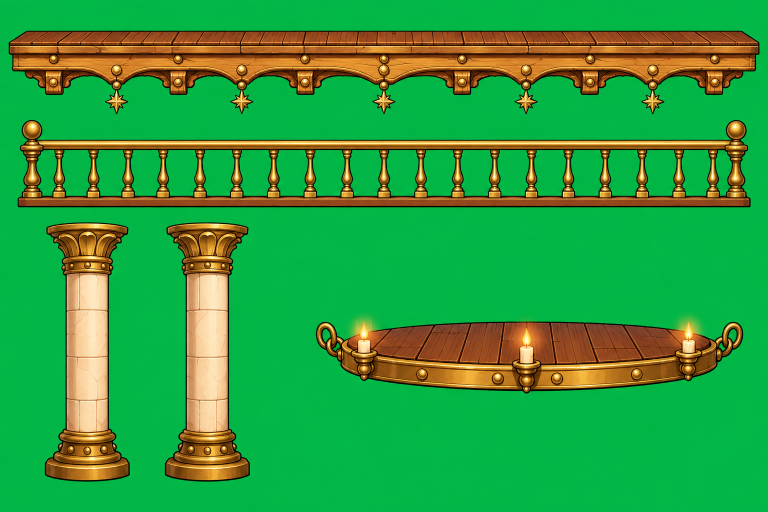
#> input picture art/academia/v2/raw/arquitectura.png, 1536 x 1024 px (shown at 1/2 size)
$ python cortar.py
#> lines starting #> are read from the running program, lines starting #| are printed output that depends on the picture; after the words box and inside, x2 and y2 are one past the last pixel; in counts of white or black regions, pixels touching at a corner belong together
### art/rig/mascotas/video_a_sprites.py
"""Pet animation from video: the pet's poses as frame-by-frame sprites.

The cutout rig looked stiff on a pet, so pets are animated frame by frame from short videos in the
game's style made with Grok (art/incoming/animaciones/). Cycles (walk, run) come from a clip that
pins the same base image as first and last frame, so the motion loops by construction; the pet
moves in place on a flat chroma green with a locked camera (prompts: art/rig/mascotas/*.txt).
Older clips on a flat cream background with a ground strip still work (sit, scratch).

All poses share one scale and one ground line. Frames of the same action from the same clip keep
their position in the clip, so the body's rise and fall and its surge in a gallop stay in.

Usage: video_a_sprites.py <out_dir> <action>=<video.mp4>@<frames> [...]
       frames are 1-based: "12-23", "1,5,9", every other one "74-102:2", or a mix
       writes <out_dir>/<action>-<i>.png and sprites.json ({actions, size, ground})
"""
import json
import subprocess
import sys
import tempfile
from pathlib import Path

import numpy as np
from PIL import Image
from scipy import ndimage

GROUND_MARGIN = 3  # px above a ground strip, so the soft contact shadow stays out


# [17 lines left out: functions parse_frames, ground_line, not called in this run]


def keyed(rgb, bg):
    """How far each pixel is into a saturated (chroma) background: 0 is pet, 1 is background.
    None when the background is pale: then its colour also appears inside the pet."""
    c = int(np.argmax(bg))
    others = [i for i in range(3) if i != c]
    margin = bg[c] - bg[others].max()
    if margin < 80:
        return None
    own = rgb[..., c].astype(float) - rgb[..., others].max(-1)
    return np.clip(own / margin, 0, 1)


def largest(mask, keep=0.0):
    """The biggest shape, plus any other at least `keep` times its size (props set down apart
    from the character, like a ladybug on the ground)."""
    labels, n = ndimage.label(mask)
    if n == 0:
        return mask
    sizes = ndimage.sum(mask, labels, range(1, n + 1))
    if keep:
        return np.isin(labels, 1 + np.nonzero(sizes >= keep * sizes.max())[0])
    return labels == 1 + int(np.argmax(sizes))  # captions and markers are small and apart


def cut_chroma(rgb, bg, key):
    """On chroma green nothing of the pet is green: every green pixel goes, holes between the legs
    included, and the outline's antialiasing is unblended from the green."""
    # Clips on green carry no captions, so loose props are kept.
    pet = largest(ndimage.binary_fill_holes(ndimage.binary_closing(key < 0.5, iterations=2)), keep=0.0015)
    pet = ndimage.binary_dilation(pet, iterations=2)
    # No colour of the pet has more green than red or blue, so any green lead is background: the
    # small gaps between the legs come out a darker green than the rest and still go. Twice the
    # sensitivity puts a shaded gap near alpha 0 while the outline's antialiasing keeps its ramp.
    alpha = np.where(pet, 1 - np.clip(key * 2, 0, 1), 0)
    alpha[alpha < 0.08] = 0
    # Unblending only holds on the rim, where outline meets green; inside, video noise would turn
    # it into specks of cyan. There the pet keeps its colour with the green spill taken out.
    solid = pet & (key < 0.1)
    rim = (alpha > 0) & ~solid
    a = np.maximum(alpha, 1e-3)[..., None]
    unblended = np.clip((rgb.astype(float) - (1 - a) * bg) / a, 0, 255)
    colour = rgb.astype(float)
    colour[..., 1] = np.minimum(colour[..., 1], colour[..., [0, 2]].max(-1))
    colour = np.where(rim[..., None], unblended, colour)
    alpha = np.where(rim | ~solid, alpha, 1.0)
    return np.dstack([colour, alpha * 255]).astype(np.uint8), solid


# [94 lines left out: functions cut_paper, cut_pet, body_centre, main, not called in this run]


# [2 lines that do not run on import are left out]

### art/academia/v2/cortar.py
"""Cut the lobby v2 art (art/academia/v2/raw) out of its chroma green into transparent pieces.

Usage: cortar.py   (writes v2/piezas/*.png and v2/piezas/piezas.json with each piece's size)
"""
import json
import sys
from pathlib import Path

import numpy as np
from PIL import Image
from scipy import ndimage

sys.path.insert(0, str(Path(__file__).resolve().parents[2] / 'rig' / 'mascotas'))
from video_a_sprites import cut_chroma, keyed  # noqa: E402

HERE = Path(__file__).resolve().parent
RAW, OUT = HERE / 'raw', HERE / 'piezas'

# (piece, source, crop box in source pixels or None for the whole image)
CUTS = [
    ('galeria', 'arquitectura.png', (0, 40, 1536, 236)),
    ('baranda', 'arquitectura.png', (0, 236, 1536, 425)),
    ('columna', 'arquitectura.png', (60, 430, 290, 975)),
    ('colgante', 'arquitectura.png', (600, 620, 1536, 810)),
    ('suelo', 'suelo.png', (0, 200, 2172, 560)),
    ('escalera', 'escalera.png', None),
    ('cofre', 'cofre.png', None),
    ('cofre_abierto', 'cofre-abierto.png', None),
    ('banco_ancho', 'banco-ancho.png', None),  # 2026-10-07: the first bank looked cramped
    ('banco_mueble', 'banco-mueble.png', None),  # then a stone block pasted on the hall: furniture instead
]
# Inventory icons: a 4 x 2 grid on one sheet, keyed by the catalogue's and the chests' item ids.
# Menu kit (ui-marcos.png) and HUD icons (ui-iconos.png): boxes in source pixels.
UI = {
    'ui_marco': (40, 47, 920, 668), 'ui_cinta': (923, 43, 1656, 280), 'ui_pergamino': (952, 278, 1633, 677),
    'ui_casilla': (29, 706, 218, 891), 'ui_etiqueta': (243, 715, 448, 883), 'ui_cerrar': (463, 739, 599, 874),
    'ui_boton_oro': (615, 757, 904, 861), 'ui_boton_teal': (917, 756, 1183, 866), 'ui_repisa': (1193, 743, 1645, 889),
}
HUD = {
    'ico_ficha': (49, 104, 337, 403), 'ico_chispa': (401, 106, 678, 399), 'ico_pieza': (754, 88, 1039, 420),
    'ico_mochila': (1075, 84, 1390, 417), 'ico_gestos': (1432, 111, 1725, 422), 'ico_objetivos': (29, 468, 352, 791),
    'ico_ajustes': (383, 478, 690, 786), 'ico_sonido': (761, 465, 1032, 781), 'ico_candado': (1086, 463, 1331, 794),
    'ico_libro': (1362, 481, 1756, 779),
}
ICONS = ['medallon', 'insignia', 'panuelo', 'sombrero', 'brujula', 'capa', 'linterna', 'mapa']


def cut(rgb, solid_inside=False, enclosed_key=1.0):
    bg = rgb[3, 3].astype(int)
    key = keyed(rgb, bg)
    rgba, _ = cut_chroma(rgb, bg, key)
    if solid_inside:
        # The open chest's teal velvet is green enough to key out. Only green reachable from the
        # image border is background; anything enclosed by the chest keeps its own colour.
        outside = ndimage.binary_propagation(np.zeros_like(key, bool) | _border(key.shape) & (key > 0.5),
                                             mask=key > 0.35)
        inner = ndimage.binary_erosion(~outside, iterations=3) & (key < enclosed_key)
        rgba[inner, :3] = rgb[inner]
        rgba[inner, 3] = 255
    return rgba


# [20 lines left out: functions _border, cut_exact, not called in this run]


def trim(rgba, box=None):
    ys, xs = np.nonzero(rgba[..., 3] > 8)
    box = box or (xs.min(), ys.min(), xs.max() + 1, ys.max() + 1)
    return rgba[box[1]:box[3], box[0]:box[2]], box


# The atrium ends at the outer edge of its two columns (source px), so against the plain wall it
# reads as columns standing in front of it instead of a picture with a hard vertical cut. Outside
# them, a soft shadow the columns cast on the wall. Size and coordinates stay those of the source.
ATRIUM_EDGES = (40, 1632)
SHADOW = 40


# [40 lines left out: functions atrium, moonless, not called in this run]


def main():
    OUT.mkdir(exist_ok=True)
    sizes = {}
    chest_box = None
    for name, src, crop in CUTS:
        rgb = np.asarray(Image.open(RAW / src).convert('RGB'))
#> rgb is the input picture: shape (1024, 1536, 3); mean R, G, B 46.4, 158.3, 62.8
        if crop:
            rgb = rgb[crop[1]:crop[3], crop[0]:crop[2]]
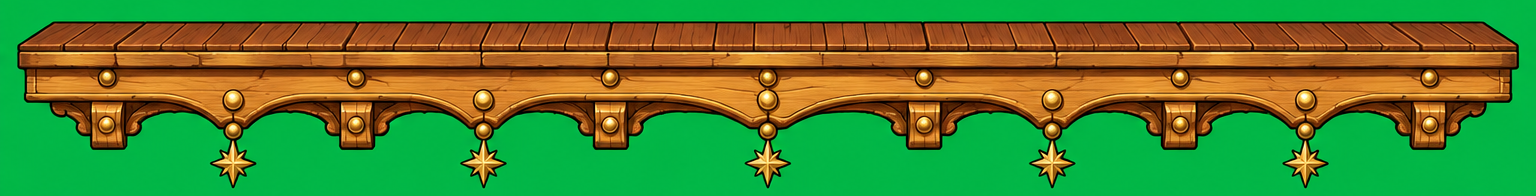
#> rgb: shape (196, 1536, 3); mean R, G, B 79.4, 131.8, 49
        # The bank's grille encloses pure green (background seen through the bars): only teal stays.
        rgba = cut(rgb, solid_inside=name.startswith(('cofre', 'banco_mueble')), enclosed_key=0.6 if name == 'banco_mueble' else 1.0)
#> in cut, `bg = rgb[3, 3].astype(int)`: bg = [0, 182, 69]
#> in keyed, `c = int(np.argmax(bg))`: c = 1
#> in keyed, `others = [i for i in range(3) if i != c]`: others = [0, 2]
#> in keyed, `margin = bg[c] - bg[others].max()`: margin = 113
#> in keyed, `own = rgb[..., c].astype(float) - rgb[..., others].max(-1)`:
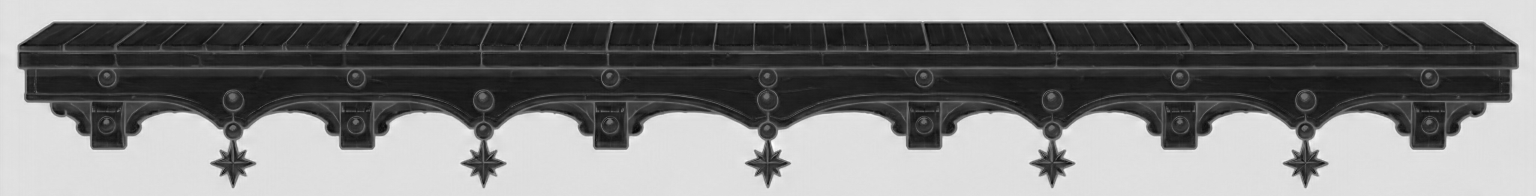
#> own: shape (196, 1536) float64; min -113, max 144, mean 19.9; drawn with min black and max white
#> in keyed, `return np.clip(own / margin, 0, 1)`:
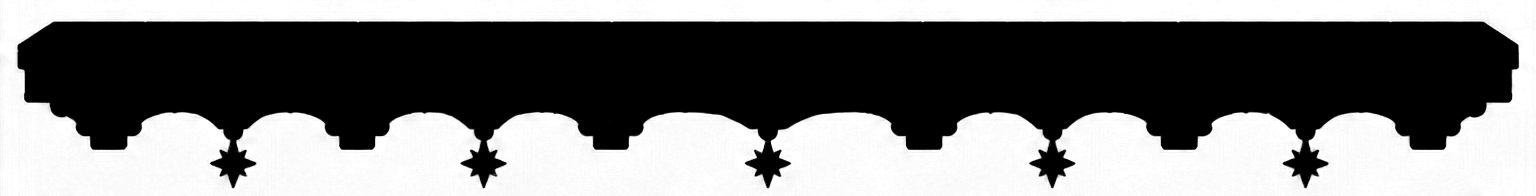
#> returned value: shape (196, 1536) float64; min 0, max 1, mean 0.471
#> in largest, `labels, n = ndimage.label(mask)`:
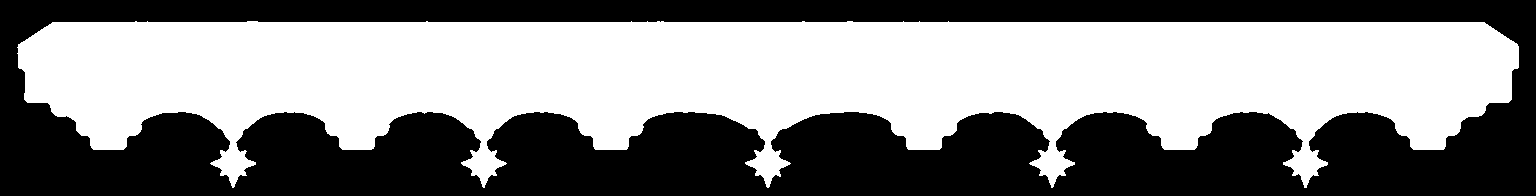
#> labels: shape (196, 1536) int32; values 0 (black) and 1 (white), 52.3% white; 1 black region, box (x1, y1, x2, y2) and area: (0, 0, 1536, 196) 143568
#> in largest, `labels, n = ndimage.label(mask)`: n = 1
#> in largest, `sizes = ndimage.sum(mask, labels, range(1, n + 1))`: sizes = [157488]
#> in cut_chroma, `pet = ndimage.binary_dilation(pet, iterations=2)`: pet: shape (196, 1536) bool; 55% white; 1 black region, box (x1, y1, x2, y2) and area: (0, 0, 1536, 196) 135504
#> in cut_chroma, `alpha[alpha < 0.08] = 0`: alpha: shape (196, 1536) float64; min 0, max 1, mean 0.519
#> in cut_chroma, `solid = pet & (key < 0.1)`: solid: shape (196, 1536) bool; 51.7% white; 1 black region, box (x1, y1, x2, y2) and area: (0, 0, 1536, 196) 145436
#> in cut_chroma, `rim = (alpha > 0) & ~solid`:
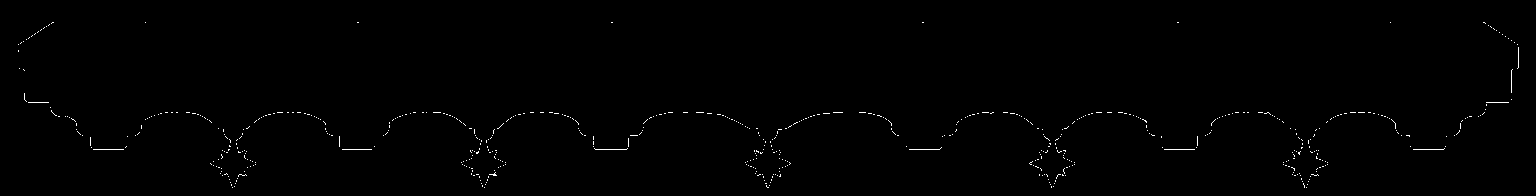
#> rim: shape (196, 1536) bool; 0.51% white in thin lines or dots, all inside (x1, y1, x2, y2) = (18, 22, 1519, 188)
#> in cut, `rgba, _ = cut_chroma(rgb, bg, key)`:
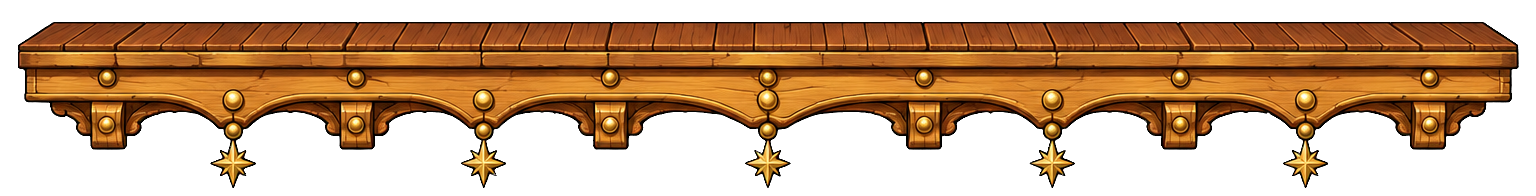
#> rgba: shape (196, 1536, 4); mean R, G, B, A 79.4, 78.3, 49, 132.4; transparent parts drawn white
        if name.startswith('cofre'):
            # Both chest states share one box, so the closed and open chest line up when swapped.
            if chest_box is None:
                a = np.asarray(Image.open(RAW / 'cofre.png').convert('RGB'))
                b = np.asarray(Image.open(RAW / 'cofre-abierto.png').convert('RGB'))
                ma, mb = cut(a)[..., 3] > 8, cut(b)[..., 3] > 8
                ys, xs = np.nonzero(ma | mb)
                chest_box = (xs.min(), ys.min(), xs.max() + 1, ys.max() + 1)
            rgba, _ = trim(rgba, chest_box)
        else:
            rgba, _ = trim(rgba)
#> in trim, `box = box or (xs.min(), ys.min(), xs.max() + 1, ys.max() + 1)`: box = (18, 22, 1519, 188)
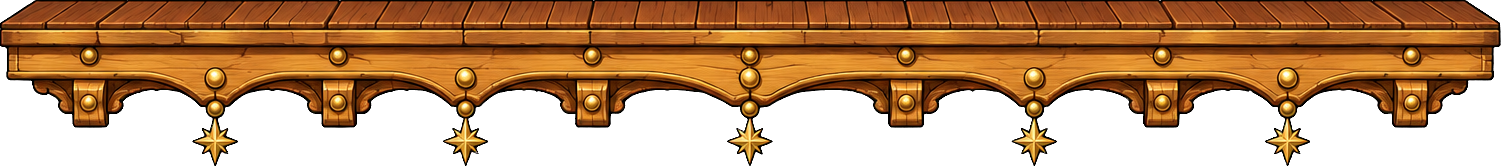
#> rgba: shape (166, 1501, 4); mean R, G, B, A 95.6, 80.2, 44.8, 160; transparent parts drawn white
        Image.fromarray(rgba).save(OUT / f'{name}.png')
        sizes[name] = [int(rgba.shape[1]), int(rgba.shape[0])]
        print(name, sizes[name])
#| galeria [1501, 166]
    sheet = np.asarray(Image.open(RAW / 'objetos.png').convert('RGB'))
    h, w = sheet.shape[0] // 2, sheet.shape[1] // 4
    for i, name in enumerate(ICONS):
        cell = sheet[(i // 4) * h:(i // 4 + 1) * h, (i % 4) * w:(i % 4 + 1) * w]
        rgba = cut(cell)
        # Neighbouring icons reach into a grid cell (the hat's brim next to the neckerchief):
        # keep the cell's own icon, its biggest shape, plus parts at least a tenth of its size.
        labels, count = ndimage.label(rgba[..., 3] > 40)
        if count > 1:
            areas = ndimage.sum(np.ones_like(labels), labels, range(1, count + 1))
            keep = np.isin(labels, 1 + np.nonzero(areas >= areas.max() * 0.1)[0])
            rgba[~ndimage.binary_dilation(keep, iterations=2), 3] = 0
        rgba, _ = trim(rgba)
        Image.fromarray(rgba).save(OUT / f'objeto_{name}.png')
        sizes[f'objeto_{name}'] = [int(rgba.shape[1]), int(rgba.shape[0])]
    # The copihue collection (special items bought with copihues): one row of four.
    sheet = np.asarray(Image.open(RAW / 'coleccion-copihue.png').convert('RGB'))
    w = sheet.shape[1] // 4
    for i, name in enumerate(['chupalla', 'manta', 'faja', 'collar_copihue']):
        rgba, _ = trim(cut_exact(sheet[:, i * w:(i + 1) * w]))
        Image.fromarray(rgba).save(OUT / f'objeto_{name}.png')
        sizes[f'objeto_{name}'] = [int(rgba.shape[1]), int(rgba.shape[0])]
    for sheet_name, boxes in (('ui-marcos.png', UI), ('ui-iconos.png', HUD)):
        sheet = np.asarray(Image.open(RAW / sheet_name).convert('RGB'))
        for name, (x0, y0, x1, y1) in boxes.items():
            rgba, _ = trim(cut(sheet[y0:y1, x0:x1]))
            Image.fromarray(rgba).save(OUT / f'{name}.png')
            sizes[name] = [int(rgba.shape[1]), int(rgba.shape[0])]
    im = Image.fromarray(moonless(np.asarray(Image.open(RAW / 'muro.png').convert('RGB'))))
    im.save(OUT / 'muro.png')
    sizes['muro'] = list(im.size)
    atrio = atrium(np.asarray(Image.open(RAW / 'atrio.png').convert('RGB')))
    Image.fromarray(atrio).save(OUT / 'atrio.png')
    sizes['atrio'] = [atrio.shape[1], atrio.shape[0]]
    (OUT / 'piezas.json').write_text(json.dumps(sizes, indent=1))


if __name__ == '__main__':
#> (the run stopped early here; a loop or call above may not have finished)
